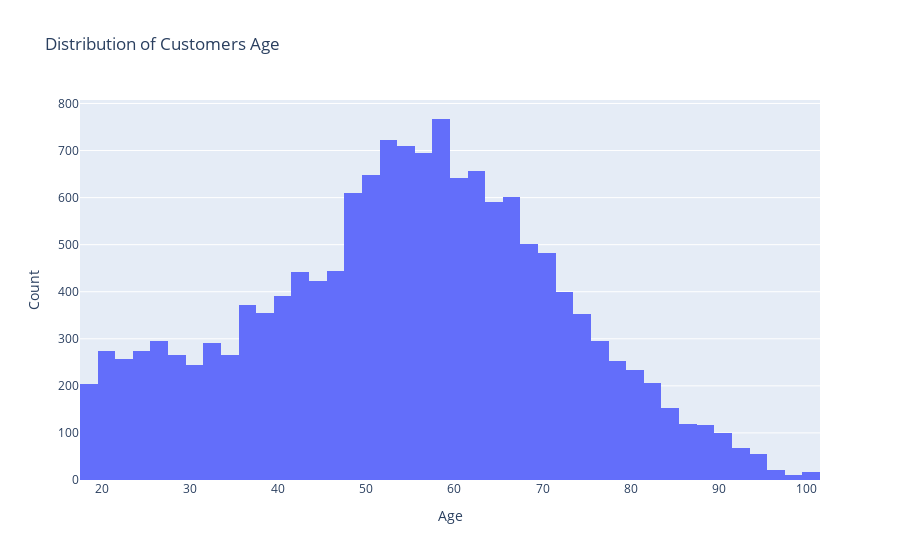

The cell this chart's notebook holds for it:
### Code cell
import plotly.graph_objects as go

# Create a histogram for the customers' age


fig = go.Figure(data=[go.Histogram(x=profile_df['age'], nbinsx=50)])

# Set plot title and labels
fig.update_layout(title_text='Distribution of Customers Age',
                  xaxis_title='Age', yaxis_title='Count')

fig.show()

### Figure 1 — Plotly figure (JSON) as saved in the notebook; plotly's stock layout.template omitted (floating-point values rounded to 4 significant figures; data arrays with more than 128 entries replaced by an {"elided": "..."} marker saying what was removed)
{"data": [{"nbinsx": 50, "type": "histogram", "x": {"elided": "14825 int values"}}], "layout": {"title": {"text": "Distribution of Customers Age"}, "xaxis": {"title": {"text": "Age"}}, "yaxis": {"title": {"text": "Count"}}}}
